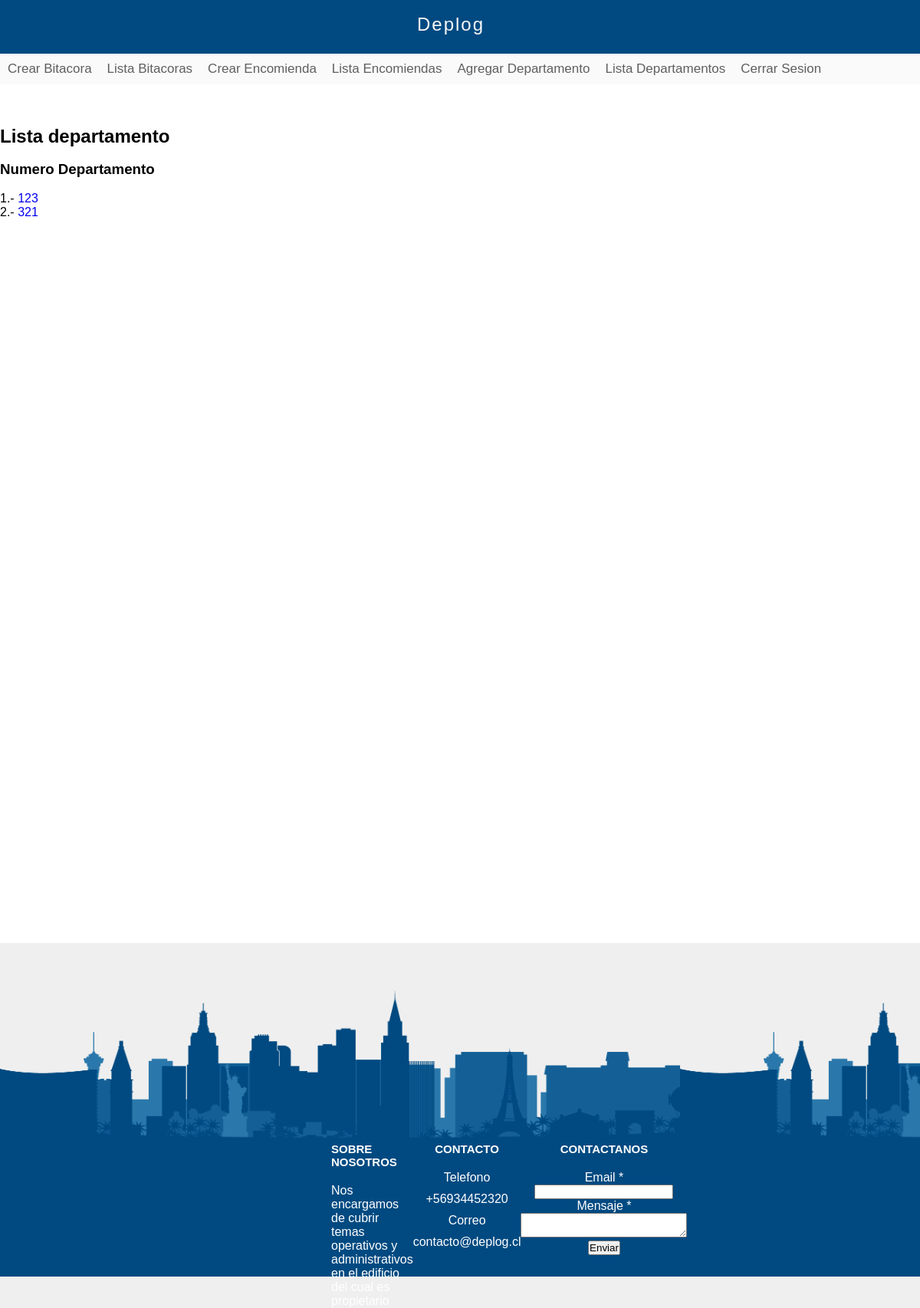
/departamento/lista/ (signed in), run on an earlier commit of the app's database.
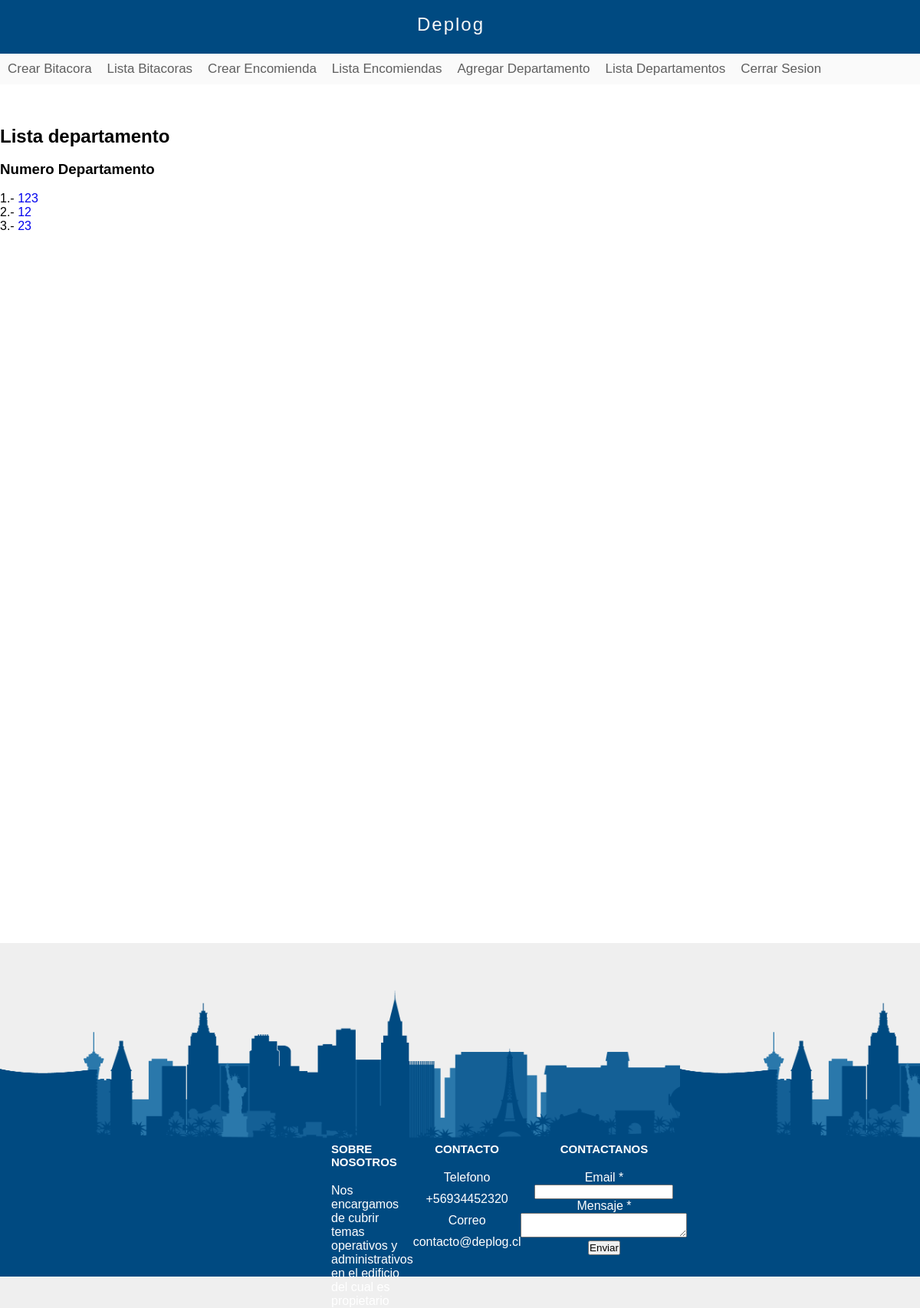
And on a later commit of the database.
### Conserje/models.py (models this page shows, shortened)
class departamento(models.Model):
    Numero       = models.IntegerField()
    Propietario = models.CharField(max_length=100)
    Residente = models.CharField(max_length=100)
    def get_absolute_url(self):
        return reverse("detalles-departamento",kwargs = {"id": self.id})

### Conserje/views.py (the view)
# urls.py: path('departamento/lista/',lista_departamento_vista,name='lista-departamento'),
def lista_departamento_vista(request):
    if request.user.is_authenticated == False:
        return redirect("/inicio-sesion")
    queryset = departamento.objects.all()#lista de objetos
    context={
        "object_list" : queryset
    }
    return render(request,"conserje/departamento_lista.html",context)

### templates/conserje/departamento_lista.html (shortened to what this page needs)
{% extends 'layout-staff.html' %}
{% block content %}
<br><br><br>
<h2>Lista departamento</h2>
<br>
<h3>Numero Departamento</h3>
<br>
{% for instance in object_list %}
    <p>{{ forloop.counter }}.-  <a href='{{ instance.get_absolute_url }}'> {{ instance.Numero }}</a></p>
{% endfor %}
{% endblock %}

What changed in the data, as far as the page shows it:
changed departamento (number 2 of 3 on the later page): Numero "321" → "12"
added departamento: Numero "23"
